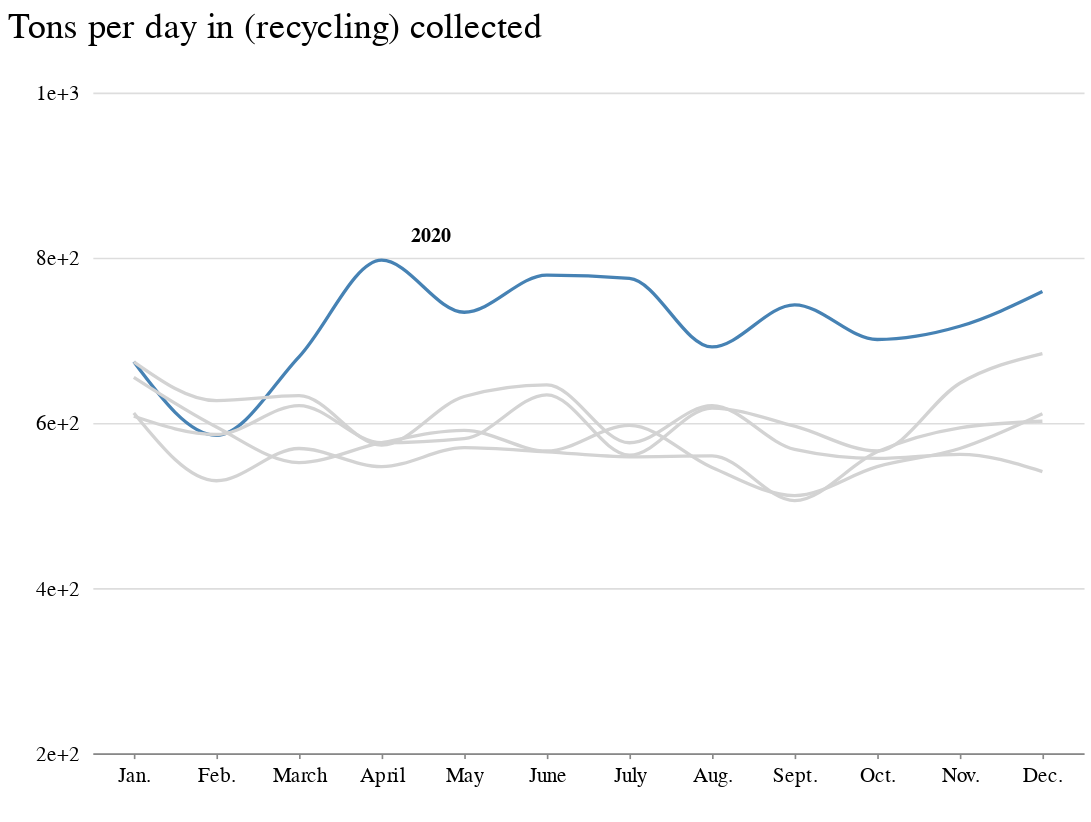

The code cell stored with this chart in its notebook:
### Code cell
from altair import datum

text = (
    alt.Chart(recycling_year_grp.query("tons_per_day == tons_per_day.max()"))
    .mark_text(
        dx=30,
        dy=-15,
        color="#000000",
        font="Benton Gothic",
        fontWeight="bolder",
        fontSize=12,
    )
    .encode(
        x=alt.X(
            "apmonth:O",
            sort=[
                "Jan.",
                "Feb.",
                "March",
                "April",
                "May",
                "June",
                "July",
                "Aug.",
                "Sept.",
                "Oct.",
                "Nov.",
                "Dec.",
            ],
        ),
        y=alt.Y("tons_per_day:Q"),
        text=alt.Text("year"),
    )
)

line = (
    alt.Chart(recycling_year_grp)
    .mark_line(interpolate="monotone", size=2)
    .encode(
        x=alt.X(
            "apmonth:O",
            sort=[
                "Jan.",
                "Feb.",
                "March",
                "April",
                "May",
                "June",
                "July",
                "Aug.",
                "Sept.",
                "Oct.",
                "Nov.",
                "Dec.",
            ],
            axis=alt.Axis(grid=False, tickCount=6),
            title=" ",
        ),
        y=alt.Y(
            "tons_per_day",
            axis=alt.Axis(
                format="",
                tickCount=4,
                gridColor="#dddddd",
                offset=6,
                tickSize=0,
                domainOpacity=0,
            ),
            scale=alt.Scale(domain=[200, 1000]),
            title=" ",
        ),
        color=alt.Color(
            "year",
            title=" ",
            scale=alt.Scale(
                domain=["2016", "2017", "2018", "2019", "2020"],
                range=["lightgray", "lightgray", "lightgray", "lightgray", "steelblue"],
            ),
            legend=None,
        ),
    )
)
(line + text).properties(
    width=600,
    height=400,
    title="Tons per day in (recycling) collected",
).configure_view(strokeOpacity=0).configure_axis(labelFontSize=13)

### Figure 1 — Vega-Lite specification as saved in the notebook (floating-point values rounded to 4 significant figures)
{"config": {"view": {"width": 800, "height": 450, "strokeOpacity": 0}, "background": "#ffffff", "title": {"anchor": "start", "font": "Benton Gothic Bold, sans", "fontColor": "#000000", "fontSize": 22, "fontWeight": "normal"}, "arc": {"fill": "#82c6df"}, "area": {"fill": "#82c6df"}, "line": {"stroke": "#82c6df", "strokeWidth": 3}, "path": {"stroke": "#82c6df"}, "rect": {"fill": "#82c6df"}, "shape": {"stroke": "#82c6df"}, "bar": {"fill": "#82c6df"}, "point": {"stroke": "#82c6df"}, "symbol": {"fill": "#82c6df", "size": 30}, "axis": {"titleFont": "Benton Gothic Bold, sans", "titleFontSize": 13, "titleFontWeight": "normal", "labelFont": "Benton Gothic, sans", "labelFontSize": 13, "labelFontWeight": "normal"}, "axisX": {"labelAngle": 0, "labelPadding": 4, "tickSize": 3}, "axisY": {"labelBaseline": "middle", "maxExtent": 45, "minExtent": 45, "tickSize": 2, "titleAlign": "left", "titleAngle": 0, "titleX": -45, "titleY": -11}, "legend": {"titleFont": "Benton Gothic Bold, sans", "titleFontSize": 13, "titleFontWeight": "normal", "symbolType": "square", "labelFont": "Benton Gothic, sans", "labelFontSize": 11.5}, "range": {"category": ["#3580b1", "#ec8431", "#ab7fb4", "#c89d29", "#adc839", "#829eb1"], "diverging": ["#e68a4f", "#f4bb6a", "#f9e39c", "#dadfe2", "#a6b7c6", "#849eae"], "heatmap": ["#fbf2c7", "#f9e39c", "#f8d36e", "#f4bb6a", "#e68a4f", "#d15a40", "#ab4232"], "ordinal": ["#fbf2c7", "#f9e39c", "#f8d36e", "#f4bb6a", "#e68a4f", "#d15a40", "#ab4232"], "ramp": ["#fbf2c7", "#f9e39c", "#f8d36e", "#f4bb6a", "#e68a4f", "#d15a40", "#ab4232"]}}, "layer": [{"data": {"name": "data-58e7b1c555787e489d91b3fe34c95f1e"}, "mark": {"type": "line", "interpolate": "monotone", "size": 2}, "encoding": {"color": {"type": "nominal", "field": "year", "legend": null, "scale": {"domain": ["2016", "2017", "2018", "2019", "2020"], "range": ["lightgray", "lightgray", "lightgray", "lightgray", "steelblue"]}, "title": " "}, "x": {"type": "ordinal", "axis": {"grid": false, "tickCount": 6}, "field": "apmonth", "sort": ["Jan.", "Feb.", "March", "April", "May", "June", "July", "Aug.", "Sept.", "Oct.", "Nov.", "Dec."], "title": " "}, "y": {"type": "quantitative", "axis": {"domainOpacity": 0, "format": "", "gridColor": "#dddddd", "offset": 6, "tickCount": 4, "tickSize": 0}, "field": "tons_per_day", "scale": {"domain": [200, 1000]}, "title": " "}}}, {"data": {"name": "data-a9013b9ce84ea9867c8f24ca67808d17"}, "mark": {"type": "text", "color": "#000000", "dx": 30, "dy": -15, "font": "Benton Gothic", "fontSize": 12, "fontWeight": "bolder"}, "encoding": {"text": {"type": "nominal", "field": "year"}, "x": {"type": "ordinal", "field": "apmonth", "sort": ["Jan.", "Feb.", "March", "April", "May", "June", "July", "Aug.", "Sept.", "Oct.", "Nov.", "Dec."]}, "y": {"type": "quantitative", "field": "tons_per_day"}}}], "height": 400, "title": "Tons per day in (recycling) collected", "width": 600, "$schema": "https://vega.github.io/schema/vega-lite/v4.8.1.json", "datasets": {"data-58e7b1c555787e489d91b3fe34c95f1e": [{"year": "2021", "apmonth": "March", "month_year": "2021-03-01T00:00:00", "days_in_month": 31, "tons": 22830.0, "tons_per_day": 736.0}, {"year": "2021", "apmonth": "Jan.", "month_year": "2021-01-01T00:00:00", "days_in_month": 31, "tons": 22310.0, "tons_per_day": 720.0}, {"year": "2021", "apmonth": "Feb.", "month_year": "2021-02-01T00:00:00", "days_in_month": 28, "tons": 19990.0, "tons_per_day": 714.0}, {"year": "2021", "apmonth": "April", "month_year": "2021-04-01T00:00:00", "days_in_month": 30, "tons": 21120.0, "tons_per_day": 704.0}, {"year": "2020", "apmonth": "June", "month_year": "2020-06-01T00:00:00", "days_in_month": 30, "tons": 23380.0, "tons_per_day": 779.0}, {"year": "2020", "apmonth": "April", "month_year": "2020-04-01T00:00:00", "days_in_month": 30, "tons": 23900.0, "tons_per_day": 797.0}, {"year": "2020", "apmonth": "Dec.", "month_year": "2020-12-01T00:00:00", "days_in_month": 31, "tons": 23510.0, "tons_per_day": 759.0}, {"year": "2020", "apmonth": "Feb.", "month_year": "2020-02-01T00:00:00", "days_in_month": 29, "tons": 16970.0, "tons_per_day": 585.0}, {"year": "2020", "apmonth": "Jan.", "month_year": "2020-01-01T00:00:00", "days_in_month": 31, "tons": 20880.0, "tons_per_day": 674.0}, {"year": "2020", "apmonth": "July", "month_year": "2020-07-01T00:00:00", "days_in_month": 31, "tons": 24020.0, "tons_per_day": 775.0}, {"year": "2020", "apmonth": "Aug.", "month_year": "2020-08-01T00:00:00", "days_in_month": 31, "tons": 21450.0, "tons_per_day": 692.0}, {"year": "2020", "apmonth": "March", "month_year": "2020-03-01T00:00:00", "days_in_month": 31, "tons": 21090.0, "tons_per_day": 680.0}, {"year": "2020", "apmonth": "Nov.", "month_year": "2020-11-01T00:00:00", "days_in_month": 30, "tons": 21500.0, "tons_per_day": 717.0}, {"year": "2020", "apmonth": "Oct.", "month_year": "2020-10-01T00:00:00", "days_in_month": 31, "tons": 21720.0, "tons_per_day": 701.0}, {"year": "2020", "apmonth": "Sept.", "month_year": "2020-09-01T00:00:00", "days_in_month": 30, "tons": 22280.0, "tons_per_day": 743.0}, {"year": "2020", "apmonth": "May", "month_year": "2020-05-01T00:00:00", "days_in_month": 31, "tons": 22750.0, "tons_per_day": 734.0}, {"year": "2019", "apmonth": "July", "month_year": "2019-07-01T00:00:00", "days_in_month": 31, "tons": 18510.0, "tons_per_day": 597.0}, {"year": "2019", "apmonth": "April", "month_year": "2019-04-01T00:00:00", "days_in_month": 30, "tons": 17290.0, "tons_per_day": 576.0}, {"year": "2019", "apmonth": "Aug.", "month_year": "2019-08-01T00:00:00", "days_in_month": 31, "tons": 16920.0, "tons_per_day": 546.0}, {"year": "2019", "apmonth": "Dec.", "month_year": "2019-12-01T00:00:00", "days_in_month": 31, "tons": 18940.0, "tons_per_day": 611.0}, {"year": "2019", "apmonth": "Feb.", "month_year": "2019-02-01T00:00:00", "days_in_month": 28, "tons": 16660.0, "tons_per_day": 595.0}, {"year": "2019", "apmonth": "Jan.", "month_year": "2019-01-01T00:00:00", "days_in_month": 31, "tons": 20310.0, "tons_per_day": 655.0}, {"year": "2019", "apmonth": "March", "month_year": "2019-03-01T00:00:00", "days_in_month": 31, "tons": 17100.0, "tons_per_day": 552.0}, {"year": "2019", "apmonth": "June", "month_year": "2019-06-01T00:00:00", "days_in_month": 30, "tons": 16980.0, "tons_per_day": 566.0}, {"year": "2019", "apmonth": "May", "month_year": "2019-05-01T00:00:00", "days_in_month": 31, "tons": 18320.0, "tons_per_day": 591.0}, {"year": "2019", "apmonth": "Nov.", "month_year": "2019-11-01T00:00:00", "days_in_month": 30, "tons": 17070.0, "tons_per_day": 569.0}, {"year": "2019", "apmonth": "Oct.", "month_year": "2019-10-01T00:00:00", "days_in_month": 31, "tons": 16950.0, "tons_per_day": 547.0}, {"year": "2019", "apmonth": "Sept.", "month_year": "2019-09-01T00:00:00", "days_in_month": 30, "tons": 15370.0, "tons_per_day": 512.0}, {"year": "2018", "apmonth": "Nov.", "month_year": "2018-11-01T00:00:00", "days_in_month": 30, "tons": 17820.0, "tons_per_day": 594.0}, {"year": "2018", "apmonth": "Sept.", "month_year": "2018-09-01T00:00:00", "days_in_month": 30, "tons": 15180.0, "tons_per_day": 506.0}, {"year": "2018", "apmonth": "Oct.", "month_year": "2018-10-01T00:00:00", "days_in_month": 31, "tons": 17530.0, "tons_per_day": 565.0}, {"year": "2018", "apmonth": "May", "month_year": "2018-05-01T00:00:00", "days_in_month": 31, "tons": 17680.0, "tons_per_day": 570.0}, {"year": "2018", "apmonth": "June", "month_year": "2018-06-01T00:00:00", "days_in_month": 30, "tons": 16960.0, "tons_per_day": 565.0}, {"year": "2018", "apmonth": "July", "month_year": "2018-07-01T00:00:00", "days_in_month": 31, "tons": 17330.0, "tons_per_day": 559.0}, {"year": "2018", "apmonth": "Jan.", "month_year": "2018-01-01T00:00:00", "days_in_month": 31, "tons": 18980.0, "tons_per_day": 612.0}, {"year": "2018", "apmonth": "Feb.", "month_year": "2018-02-01T00:00:00", "days_in_month": 28, "tons": 14850.0, "tons_per_day": 530.0}, {"year": "2018", "apmonth": "Dec.", "month_year": "2018-12-01T00:00:00", "days_in_month": 31, "tons": 18650.0, "tons_per_day": 602.0}, {"year": "2018", "apmonth": "Aug.", "month_year": "2018-08-01T00:00:00", "days_in_month": 31, "tons": 17360.0, "tons_per_day": 560.0}, {"year": "2018", "apmonth": "April", "month_year": "2018-04-01T00:00:00", "days_in_month": 30, "tons": 16420.0, "tons_per_day": 547.0}, {"year": "2018", "apmonth": "March", "month_year": "2018-03-01T00:00:00", "days_in_month": 31, "tons": 17650.0, "tons_per_day": 569.0}, {"year": "2017", "apmonth": "Jan.", "month_year": "2017-01-01T00:00:00", "days_in_month": 31, "tons": 20910.0, "tons_per_day": 674.0}, {"year": "2017", "apmonth": "July", "month_year": "2017-07-01T00:00:00", "days_in_month": 31, "tons": 17870.0, "tons_per_day": 576.0}, {"year": "2017", "apmonth": "April", "month_year": "2017-04-01T00:00:00", "days_in_month": 30, "tons": 17200.0, "tons_per_day": 573.0}, {"year": "2017", "apmonth": "Aug.", "month_year": "2017-08-01T00:00:00", "days_in_month": 31, "tons": 19240.0, "tons_per_day": 621.0}, {"year": "2017", "apmonth": "Dec.", "month_year": "2017-12-01T00:00:00", "days_in_month": 31, "tons": 16780.0, "tons_per_day": 541.0}, {"year": "2017", "apmonth": "Feb.", "month_year": "2017-02-01T00:00:00", "days_in_month": 28, "tons": 17570.0, "tons_per_day": 627.0}, {"year": "2017", "apmonth": "May", "month_year": "2017-05-01T00:00:00", "days_in_month": 31, "tons": 19600.0, "tons_per_day": 632.0}, {"year": "2017", "apmonth": "June", "month_year": "2017-06-01T00:00:00", "days_in_month": 30, "tons": 19390.0, "tons_per_day": 646.0}, {"year": "2017", "apmonth": "March", "month_year": "2017-03-01T00:00:00", "days_in_month": 31, "tons": 19630.0, "tons_per_day": 633.0}, {"year": "2017", "apmonth": "Nov.", "month_year": "2017-11-01T00:00:00", "days_in_month": 30, "tons": 16870.0, "tons_per_day": 562.0}, {"year": "2017", "apmonth": "Oct.", "month_year": "2017-10-01T00:00:00", "days_in_month": 31, "tons": 17280.0, "tons_per_day": 557.0}, {"year": "2017", "apmonth": "Sept.", "month_year": "2017-09-01T00:00:00", "days_in_month": 30, "tons": 17050.0, "tons_per_day": 568.0}, {"year": "2016", "apmonth": "June", "month_year": "2016-06-01T00:00:00", "days_in_month": 30, "tons": 19010.0, "tons_per_day": 634.0}, {"year": "2016", "apmonth": "Dec.", "month_year": "2016-12-01T00:00:00", "days_in_month": 31, "tons": 21200.0, "tons_per_day": 684.0}, {"year": "2016", "apmonth": "Feb.", "month_year": "2016-02-01T00:00:00", "days_in_month": 29, "tons": 16990.0, "tons_per_day": 586.0}, {"year": "2016", "apmonth": "Jan.", "month_year": "2016-01-01T00:00:00", "days_in_month": 31, "tons": 18840.0, "tons_per_day": 608.0}, {"year": "2016", "apmonth": "July", "month_year": "2016-07-01T00:00:00", "days_in_month": 31, "tons": 17400.0, "tons_per_day": 561.0}, {"year": "2016", "apmonth": "Aug.", "month_year": "2016-08-01T00:00:00", "days_in_month": 31, "tons": 19150.0, "tons_per_day": 618.0}, {"year": "2016", "apmonth": "March", "month_year": "2016-03-01T00:00:00", "days_in_month": 31, "tons": 19240.0, "tons_per_day": 621.0}, {"year": "2016", "apmonth": "May", "month_year": "2016-05-01T00:00:00", "days_in_month": 31, "tons": 18020.0, "tons_per_day": 581.0}, {"year": "2016", "apmonth": "Nov.", "month_year": "2016-11-01T00:00:00", "days_in_month": 30, "tons": 19450.0, "tons_per_day": 648.0}, {"year": "2016", "apmonth": "Oct.", "month_year": "2016-10-01T00:00:00", "days_in_month": 31, "tons": 17550.0, "tons_per_day": 566.0}, {"year": "2016", "apmonth": "Sept.", "month_year": "2016-09-01T00:00:00", "days_in_month": 30, "tons": 17890.0, "tons_per_day": 596.0}, {"year": "2016", "apmonth": "April", "month_year": "2016-04-01T00:00:00", "days_in_month": 30, "tons": 17280.0, "tons_per_day": 576.0}], "data-a9013b9ce84ea9867c8f24ca67808d17": [{"year": "2020", "apmonth": "April", "month_year": "2020-04-01T00:00:00", "days_in_month": 30, "tons": 23900.0, "tons_per_day": 797.0}]}}
